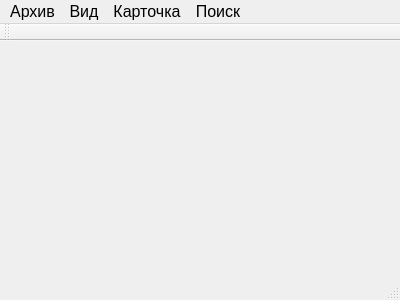
<?xml version="1.0" encoding="UTF-8"?>
<ui version="4.0">
 <class>MainWindow</class>
 <widget class="QMainWindow" name="MainWindow">
  <property name="geometry">
   <rect>
    <x>0</x>
    <y>0</y>
    <width>400</width>
    <height>300</height>
   </rect>
  </property>
  <property name="font">
   <font>
    <pointsize>12</pointsize>
   </font>
  </property>
  <property name="windowTitle">
   <string>MainWindow</string>
  </property>
  <widget class="QWidget" name="centralWidget">
   <layout class="QGridLayout" name="gridLayout">
    <item row="0" column="0">
     <widget class="QStackedWidget" name="stackedWidget">
      <property name="currentIndex">
       <number>1</number>
      </property>
      <widget class="QWidget" name="page"/>
      <widget class="QWidget" name="page_2"/>
     </widget>
    </item>
   </layout>
  </widget>
  <widget class="QMenuBar" name="menuBar">
   <property name="geometry">
    <rect>
     <x>0</x>
     <y>0</y>
     <width>400</width>
     <height>26</height>
    </rect>
   </property>
   <property name="font">
    <font>
     <pointsize>12</pointsize>
    </font>
   </property>
   <widget class="QMenu" name="menuBarFileLibrary">
    <property name="title">
     <string>Архив</string>
    </property>
    <addaction name="actionOpenFileLibrary"/>
    <addaction name="actionCreateNewFileLibrary"/>
    <addaction name="actionBackupFileLibrary"/>
    <addaction name="actionExit"/>
   </widget>
   <widget class="QMenu" name="menuBarCardRedactor">
    <property name="title">
     <string>Карточка</string>
    </property>
    <addaction name="separator"/>
    <addaction name="actionAddCard"/>
    <addaction name="actionEditCard"/>
    <addaction name="actionDelCard"/>
   </widget>
   <widget class="QMenu" name="menuBarSearch">
    <property name="title">
     <string>Поиск</string>
    </property>
    <addaction name="actionSearch"/>
   </widget>
   <widget class="QMenu" name="menuBarView">
    <property name="title">
     <string>Вид</string>
    </property>
    <addaction name="actionListCard_2"/>
    <addaction name="actionViewCard"/>
   </widget>
   <addaction name="menuBarFileLibrary"/>
   <addaction name="menuBarView"/>
   <addaction name="menuBarCardRedactor"/>
   <addaction name="menuBarSearch"/>
  </widget>
  <widget class="QToolBar" name="mainToolBar">
   <attribute name="toolBarArea">
    <enum>TopToolBarArea</enum>
   </attribute>
   <attribute name="toolBarBreak">
    <bool>false</bool>
   </attribute>
  </widget>
  <widget class="QStatusBar" name="statusBar"/>
  <action name="action_3">
   <property name="text">
    <string>Карточки</string>
   </property>
  </action>
  <action name="actionEditCard">
   <property name="text">
    <string>Редактировать</string>
   </property>
   <property name="font">
    <font>
     <pointsize>12</pointsize>
    </font>
   </property>
  </action>
  <action name="actionAddCard">
   <property name="text">
    <string>Новая</string>
   </property>
   <property name="font">
    <font>
     <pointsize>12</pointsize>
    </font>
   </property>
  </action>
  <action name="actionDelCard">
   <property name="text">
    <string>Удалить</string>
   </property>
   <property name="font">
    <font>
     <pointsize>12</pointsize>
    </font>
   </property>
  </action>
  <action name="actionSearch">
   <property name="text">
    <string>Поиск</string>
   </property>
   <property name="font">
    <font>
     <pointsize>12</pointsize>
    </font>
   </property>
  </action>
  <action name="actionListCard">
   <property name="text">
    <string>Список</string>
   </property>
  </action>
  <action name="actionExit">
   <property name="text">
    <string>Выход</string>
   </property>
   <property name="font">
    <font>
     <pointsize>12</pointsize>
    </font>
   </property>
  </action>
  <action name="actionListCard_2">
   <property name="text">
    <string>Список</string>
   </property>
   <property name="font">
    <font>
     <pointsize>12</pointsize>
    </font>
   </property>
  </action>
  <action name="actionViewCard">
   <property name="text">
    <string>Карточка</string>
   </property>
   <property name="font">
    <font>
     <pointsize>12</pointsize>
    </font>
   </property>
  </action>
  <action name="actionCreateNewFileLibrary">
   <property name="text">
    <string>Создать</string>
   </property>
   <property name="font">
    <font>
     <pointsize>12</pointsize>
    </font>
   </property>
  </action>
  <action name="actionOpenFileLibrary">
   <property name="text">
    <string>Открыть</string>
   </property>
   <property name="font">
    <font>
     <pointsize>12</pointsize>
    </font>
   </property>
  </action>
  <action name="actionBackupFileLibrary">
   <property name="text">
    <string>Резервное хранилище</string>
   </property>
   <property name="font">
    <font>
     <pointsize>12</pointsize>
    </font>
   </property>
  </action>
 </widget>
 <layoutdefault spacing="6" margin="11"/>
 <resources/>
 <connections/>
</ui>
